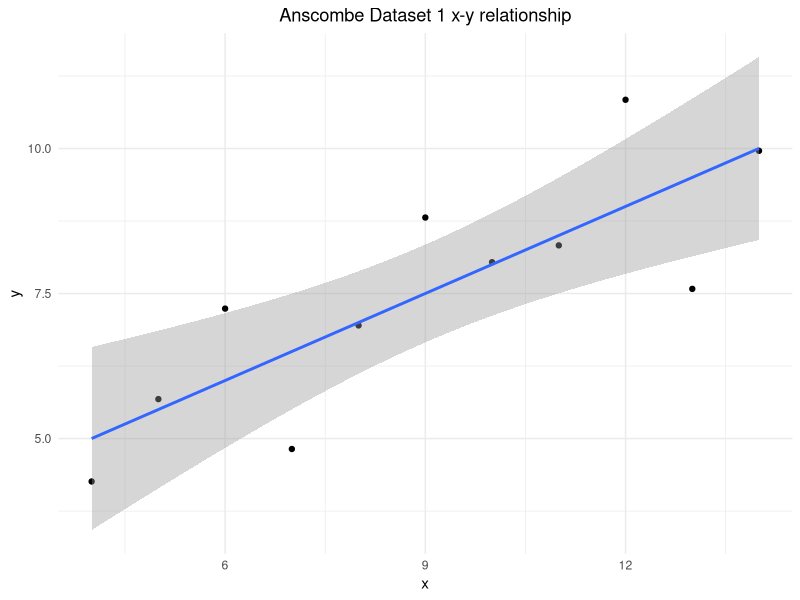
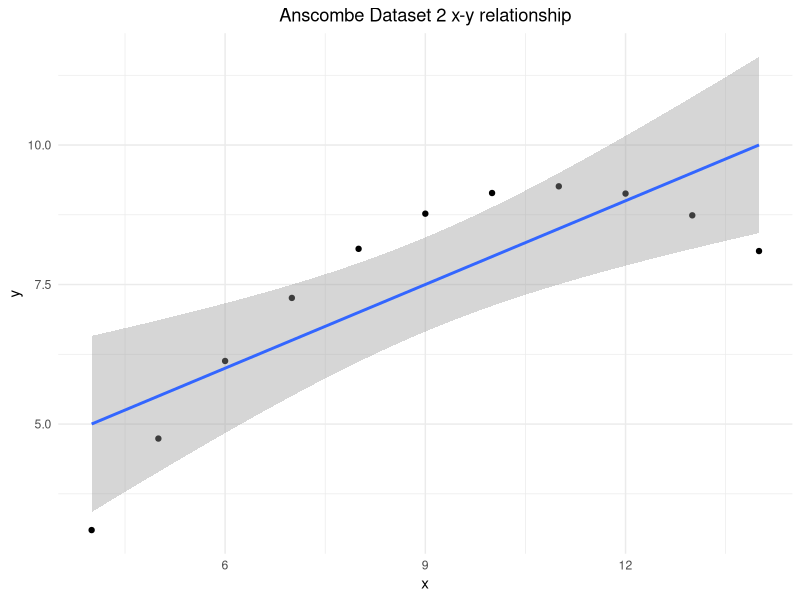
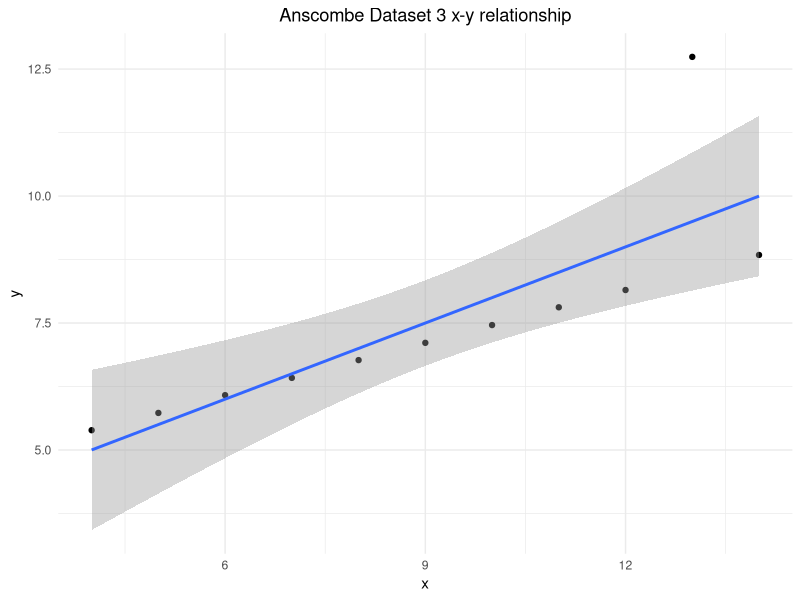
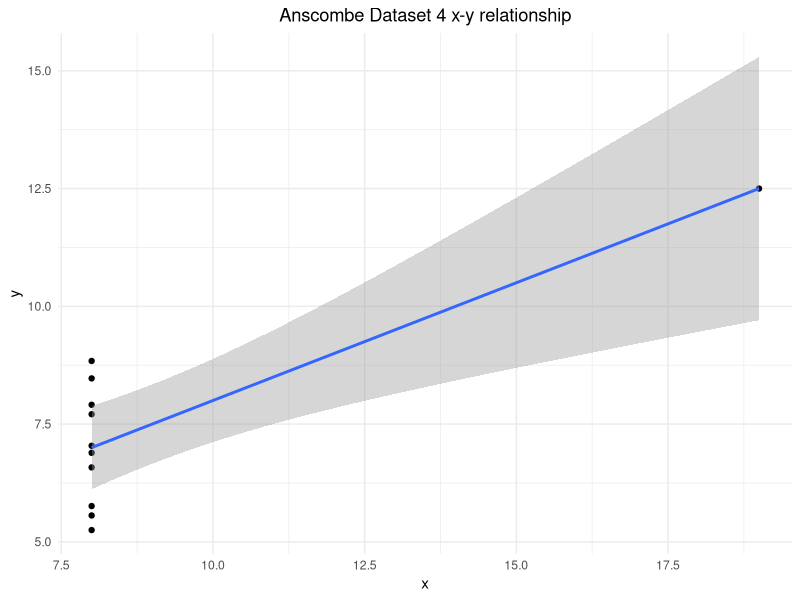

R code for these plots, in order:
# Q1
library(dplyr)
library(tidyr)
library(ggplot2)

data(anscombe)

#Q2
anscombe2 <- anscombe %>%
  # we need to keep the obervation number
  mutate(obs = row_number()) %>%
  # make a thin tabe to keep track of (obs, variable name + dataset name, value) mapping
  gather(variable_dataset, value, -obs) %>%
  # split variable name + dataset name into two columns
  separate(variable_dataset, c("variable", "dataset"), sep=1L) %>%
  # remap to (obs, dataset name, x value, y vcalue) 
  spread(variable, value) %>%
  # sort by dataset name then the obervation number
  arrange(dataset, obs)

# Q3.1
anscombe2 %>%
  group_by(dataset) %>%
  summarise(mean_x = mean(x), mean_y = mean(y), std_x = sd(x), std_y = sd(y))

# Q3.2
anscombe2 %>%
  group_by(dataset) %>%
  summarise(correlation = cor(x, y))

# Q3.3
# dataset 1: coef = 0.5001, p = 0.00217 
summary(lm(y ~ x, data = anscombe2 %>% filter(dataset == 1)))
# dataset 2: coef = 0.5001, p = 0.00218 
summary(lm(y ~ x, data = anscombe2 %>% filter(dataset == 2)))
# dataset 3: coef = 0.4997, p = 0.00218
summary(lm(y ~ x, data = anscombe2 %>% filter(dataset == 3)))
# dataset 4: coef = 0.4999, p = 0.00216
summary(lm(y ~ x, data = anscombe2 %>% filter(dataset == 4)))

# Q3.4
"
They look very similar. The means and std devs are exactly the same while the fitted lines
have very similiar coefs and p-values. 
"
anscombe2 %>%
  filter(dataset == 1) %>%
  ggplot(aes(x = x, y = y)) +
  geom_point() +
  geom_smooth(method = lm) + 
  labs(title = "Anscombe Dataset 1 x-y relationship") + 
  theme_minimal() + 
  theme(plot.title = element_text(hjust = 0.5)) 

anscombe2 %>%
  filter(dataset == 2) %>%
  ggplot(aes(x = x, y = y)) +
  geom_point() +
  geom_smooth(method = lm) + 
  labs(title = "Anscombe Dataset 2 x-y relationship") + 
  theme_minimal() + 
  theme(plot.title = element_text(hjust = 0.5)) 

anscombe2 %>%
  filter(dataset == 3) %>%
  ggplot(aes(x = x, y = y)) +
  geom_point() +
  geom_smooth(method = lm) + 
  labs(title = "Anscombe Dataset 3 x-y relationship") + 
  theme_minimal() + 
  theme(plot.title = element_text(hjust = 0.5)) 

anscombe2 %>%
  filter(dataset == 4) %>%
  ggplot(aes(x = x, y = y)) +
  geom_point() +
  geom_smooth(method = lm) + 
  labs(title = "Anscombe Dataset 4 x-y relationship") + 
  theme_minimal() + 
  theme(plot.title = element_text(hjust = 0.5)) 


